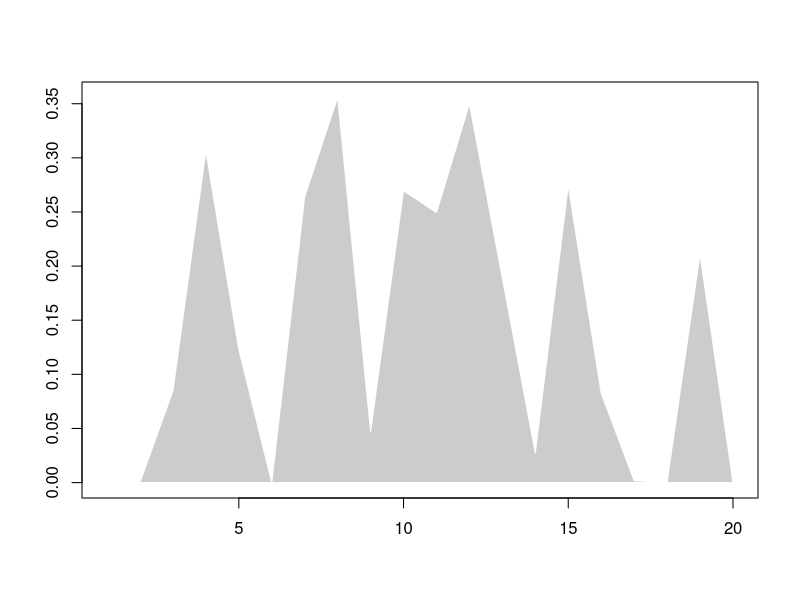
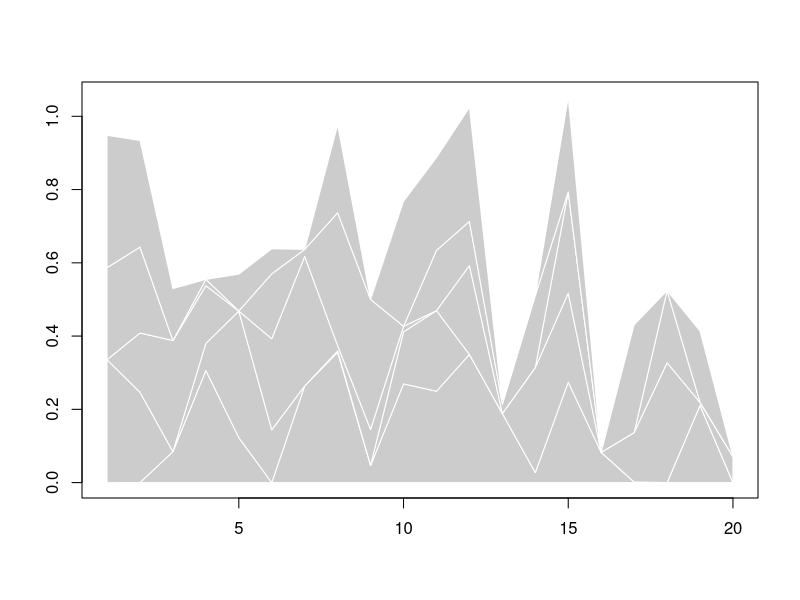
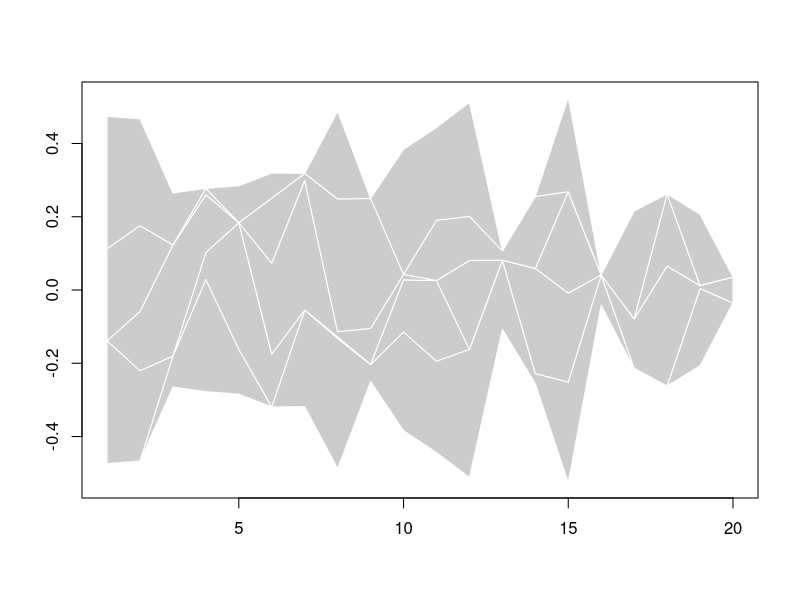
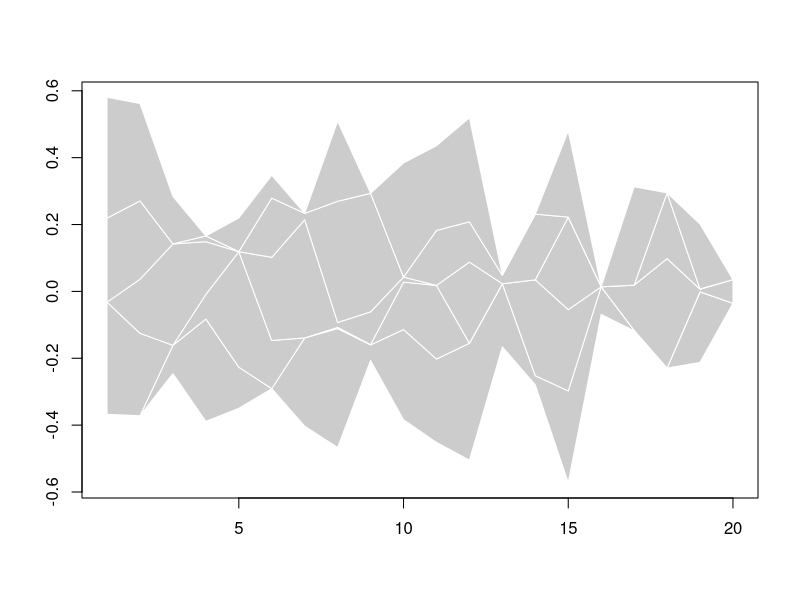

Write R code to recreate these figures, in order. (Note: this script raises an error after producing the figures.)
# Frake data frame
numCols <- 20
numLayers <- 5
fakeData <- data.frame(matrix(ncol=numCols, nrow=numLayers))
for (i in 1:numLayers) {
	heights <- 1 / runif(numCols, 0, 1)
	newRow <- heights * exp(-heights * heights)
	fakeData[i,] <- newRow
}


# Color palette
nColors <- 10
pal <- colorRampPalette(c("#0f7fb4", "white"))
colors <- pal(nColors)


# Regular area chart, zero offset, one layer
plot(1:length(fakeData[1,]), 1:length(fakeData[1,]), ylim=c(0, max(fakeData[1,])), xlab=NA, ylab=NA, type="n")
polygon(c(1:length(fakeData[1,]), length(fakeData[1,]):1), c(fakeData[1,], rep(0, length(fakeData[1,]))), col="#cccccc", border="white")


# Stacked area, zero offset
totals <- colSums(fakeData)
plot(1:length(fakeData[1,]), 1:length(fakeData[1,]), type="n", ylim=c(0, max(totals)), xlab=NA, ylab=NA)
yOffset <- rep(0, length(fakeData[1,]))
for (i in 1:length(fakeData[,1])) {
	
	# Wireframe debugging	
	# lines(1:length(fakeData[i,]), fakeData[i,] + yOffset)
	
	polygon(c(1:length(fakeData[i,]), length(fakeData[i,]):1), c(fakeData[i,] + yOffset, rev(yOffset)), col="#cccccc", border="white")
	
	yOffset <- yOffset + fakeData[i,]

}


# Stacked area, centered offset (ThemeRiver)
totals <- colSums(fakeData)
yOffset <- -totals / 2
maxSum <- max(totals)
plot(1:length(fakeData[1,]), 1:length(fakeData[1,]), type="n", ylim=c(-maxSum/2, maxSum/2), xlab=NA, ylab=NA)
for (i in 1:length(fakeData[,1])) {
	polygon(c(1:length(fakeData[1,]), length(fakeData[1,]):1), c(fakeData[i,] + yOffset, rev(yOffset)), col="#cccccc", border="white")
	yOffset <- yOffset + fakeData[i,]
}



# Reduced wiggle, no sorting.
n <- length(fakeData[,1])
i <- 1:length(fakeData[,1])
parts <- (n - i + 1) * fakeData
theSums <- colSums(parts)
totals <- colSums(fakeData)
maxSum <- max(totals)

yOffset <- -theSums / (n + 1)
yLower <- min(yOffset)
yUpper <- max(yOffset + totals)

plot(1:length(fakeData[1,]), 1:length(fakeData[1,]), type="n", ylim=c(yLower, yUpper), xlab=NA, ylab=NA)
for (i in 1:length(fakeData[,1])) {
	polygon(c(1:length(fakeData[1,]), length(fakeData[1,]):1), c(fakeData[i,] + yOffset, rev(yOffset)), col="#cccccc", border="white")
	yOffset <- yOffset + fakeData[i,]

}



# Reduced wiggle, sorted by layer weight.
sortedData <- fakeData[1,]
weights <- rowSums(fakeData)
topWeight <- weights[1]
bottomWeight <- weights[1]

for (i in 2:length(fakeData[,1])) {
	
	if (topWeight > bottomWeight) {
		sortedData <- rbind(sortedData, fakeData[i,])
		topWeight <- topWeight + weights[i]
	} else {
		sortedData <- rbind(fakeData[i,], sortedData)
		bottomWeight <- bottomWeight + weights[i]
	}
}

n <- length(sortedData[,1])
i <- 1:length(sortedData[,1])
parts <- (n - i + 1) * sortedData
theSums <- colSums(parts)
totals <- colSums(sortedData)
yOffset <- -theSums / (n + 1)
yLower <- min(yOffset)
yUpper <- max(yOffset + totals)

maxRow <- max(rowSums(sortedData))
minRow <- min(rowSums(sortedData))
rowSpan <- maxRow - minRow

# Make the graph.
plot(1:10, 1:10, type="n", xlim=c(1, numcols), ylim=c(yLower, yUpper), xlab=NA, ylab=NA)
for (i in 1:length(sortedData[,1])) {
	
	colindex <- floor( (nColors-2) * ( (maxRow - sum(sortedData[i,])) / rowSpan ) ) + 1
	
	# Wireframe debugging
	# lines(1:length(sortedData[i,]), sortedData[i,] + yOffset)
	
	polygon(c(1:length(sortedData[i,]), length(sortedData[i,]):1), c(sortedData[i,] + yOffset, rev(yOffset)), col=colors[colindex], border="white", lwd=0.2)
	yOffset <- yOffset + sortedData[i,]

}




# Reduced wiggle, sorted, smoothed.


# Sort
sortedData <- fakeData[1,]
weights <- rowSums(fakeData)
topWeight <- weights[1]
bottomWeight <- weights[1]

if (length(fakeData[,1]) > 1) {
	for (i in 2:length(fakeData[,1])) {
	
		if (topWeight > bottomWeight) {
			sortedData <- rbind(sortedData, fakeData[i,])
			topWeight <- topWeight + weights[i]
		} else {
			sortedData <- rbind(fakeData[i,], sortedData)
			bottomWeight <- bottomWeight + weights[i]
		}
	}
}



# Convert sorted data to splines.

# Helper function to change negative valus to zero
zeroNegatives <- function(x) { 
	if (x < 0) { return(0) }
	else { return(x) }
}

# Initialize smoothed data
firstRow <- spline(1:length(sortedData[1,]), sortedData[1,], 200)$y
firstRow <- sapply(firstRow, zeroNegatives)

smoothData <- data.frame( rbind(firstRow, rep(0, length(firstRow))) )
smoothData <- smoothData[1,]

if (length(sortedData[,1]) > 1) {
	for (i in 2:length(sortedData[,1])) {
	
		splinerow <- spline(1:length(sortedData[i,]), sortedData[i,], 200)$y
		splinerow <- sapply(splinerow, zeroNegatives)
		smoothData <- rbind(smoothData, splinerow)
	}
}

# Optimize vertical offset
n <- length(smoothData[,1])
i <- 1:length(smoothData[,1])
parts <- (n - i + 1) * smoothData
theSums <- colSums(parts)
yOffset <- -theSums / (n + 1)

# Totals at each index for axis upper and lower bounds
totals <- colSums(smoothData)
yLower <- min(yOffset)
yUpper <- max(yOffset + totals)

# Max, min, and span of weights for each layer
maxRow <- max(rowSums(smoothData))
minRow <- min(rowSums(smoothData))
rowSpan <- if ( (maxRow - minRow) > 0 ) { maxRow - minRow } else { 1 }

# Make the graph.
plot(1:10, 1:10, type="n", xlim=c(1, length(smoothData[1,])), ylim=c(yLower, yUpper), xlab=NA, ylab=NA)
for (i in 1:length(smoothData[,1])) {
	colindex <- floor( (nColors-2) * ( (maxRow - sum(smoothData[i,])) / rowSpan ) ) + 1
	
	# Wireframe debugging	
	# points(1:length(smoothData[i,]), smoothData[i,] + yOffset, col=i)
	# lines(1:length(smoothData[i,]), smoothData[i,] + yOffset, col=i)
	
	polygon(c(1:length(smoothData[i,]), length(smoothData[i,]):1), c(smoothData[i,] + yOffset, rev(yOffset)), col=colors[colindex], border="#ffffff", lwd=0.2)
	
	yOffset <- yOffset + smoothData[i,]
}





